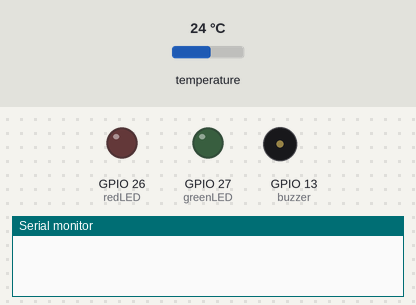
Simulated run of this sketch. Board: ESP32. Parts: output pins drawn as LEDs (lit = HIGH), buzzer (waves = sounding), the last lines printed to the serial monitor. The test bench sets the inputs (shaded band); at power-on: temperature 24 °C. WiFi joins after 1.5 s; servers stay silent unless stated; uploads are accepted with an empty reply. At 3.1 s the program puts the board to deep sleep or switches it off; the recording ends there.

Above: at 0.1 s.
At 0.9 s:
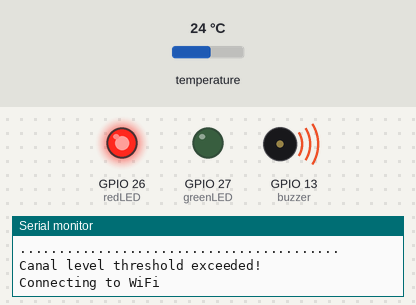
Timing chart, 0 to 2.4 s (numbered marks = the images above):
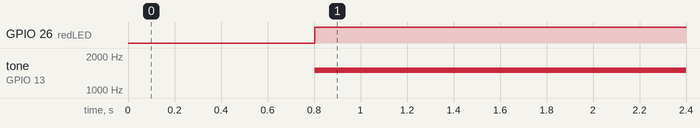

The sketch:

sketch_jul30a.ino
```cpp
#include <OneWire.h>
#include <DallasTemperature.h>
#include <WiFi.h>
#include <HTTPClient.h>
#include <ArduinoJson.h>

// Pin definitions
const int tp = 14; // turbidity pin
const int tank = 12; // water sensor in the reservoir pin
const int canal = 2; // water sensor in the canal pin
const int tempPin = 25; // ds18b20 pin
const int redLED = 26; // red LED pin
const int greenLED = 27; // green LED pin
const int buzzer = 13; // buzzer pin

// Threshold definitions
const int turbidityThreshold = 3000; // Example threshold for turbidity in NTU
const float tankLevelHighThreshold = 95.0;
const float tankLevelLowThreshold = 60.0;
const float canalLevelHighThreshold = 80.0;
const float canalLevelLowThreshold = 60.0;

// Initialize the OneWire bus and DallasTemperature library
OneWire oneWire(tempPin);
DallasTemperature sensors(&oneWire);

const char* ssid = "where are you?";
const char* password = "12121212";
const char* serverUrl = "https://api.waziup.io/api/v2/devices/IoT_Dam/sensors/";

int mapToNTU(int sensorValue) {
  // Map the analog reading (0-1023) to NTU (10-5000)
  int ntu = map(sensorValue, 0, 1023, 10, 5000);
  return ntu/10000;
}

void setup() {
  // Initialize the digital pins as inputs
  pinMode(tank, INPUT);
  pinMode(canal, INPUT);
  pinMode(tp, INPUT);

  // Initialize the digital pins as outputs
  pinMode(redLED, OUTPUT);
  pinMode(greenLED, OUTPUT);
  pinMode(buzzer, OUTPUT);

  // Start the serial communication
  Serial.begin(115200);
  // Start the DS18B20 sensor
  sensors.begin();
}

void connectToWiFi() {
  WiFi.begin(ssid, password);
  Serial.println("Connecting to WiFi");

  int attempts = 0;
  while (WiFi.status() != WL_CONNECTED && attempts < 20) {
    delay(500);
    Serial.print(".");
    attempts++;
  }

  if (WiFi.status() == WL_CONNECTED) {
    Serial.println("WiFi connected successfully");
  } else {
    Serial.println("Failed to connect to WiFi");
  }
}

void sendDataToSensor(String sensorId, float value) {
  if (WiFi.status() == WL_CONNECTED) {
    // Create JSON object
    StaticJsonDocument<200> jsonDocument;
    jsonDocument["value"] = value;

    // Serialize JSON to a string
    String jsonString;
    serializeJson(jsonDocument, jsonString);
    Serial.println(jsonString);

    // Construct the complete URL with sensor ID
    String url = String(serverUrl) + sensorId + "/value";

    // Send HTTP POST request
    HTTPClient http;
    http.begin(url);
    http.addHeader("Content-Type", "application/json");

    int httpResponseCode = http.POST(jsonString);

    // Check for successful HTTP POST
    if (httpResponseCode > 0) {
      Serial.print("HTTP Response code: ");
      Serial.println(httpResponseCode);
      String response = http.getString();
      Serial.println(response);
    } else {
      Serial.print("Error code: ");
      Serial.println(httpResponseCode);
    }

    // End HTTP connection
    http.end();
  }
}

void enterDeepSleep() {
  // Configure the wake-up source as the timer
  esp_sleep_enable_timer_wakeup(60 * 1000000); // 1 SEC
  esp_deep_sleep_start();
}

void loop() {
  // Read the analog value from the water level sensor in the tank
  float tLevel = analogRead(tank);

  // Read the analog value from the water level sensor in the canal
  float cLevel = analogRead(canal);

  // Request temperature readings from the DS18B20 sensor
  sensors.requestTemperatures();
  float temperatureC = sensors.getTempCByIndex(0);

  // Read the analog value from the turbidity sensor
  int turbidityReading = analogRead(tp);
  // Convert the turbidity reading to NTU
  int tbdNTU = mapToNTU(turbidityReading);

  // Calculate the percentage levels
  float tLevelPercent = (tLevel / 2200.0) * 100.0;
  float cLevelPercent = (cLevel / 2200.0) * 100.0;

  // Print the water level in the tank
  Serial.print("Tank Level: ");
  Serial.print(tLevelPercent);
  Serial.println("%");
  Serial.println(".........................................");

  // Print the water level in the canal
  Serial.print("Canal Level: ");
  Serial.print(cLevelPercent);
  Serial.println("%");
  Serial.println(".........................................");

  // Print the water turbidity in NTU
  Serial.print("Water Turbidity: ");
  Serial.print(tbdNTU);
  Serial.println(" NTU");
  Serial.println(".........................................");

  // Print the temperature reading
  Serial.print("Temperature: ");
  Serial.print(temperatureC);
  Serial.println(" °C");
  Serial.println(".........................................");
  Serial.println(".........................................");

  // Check the thresholds
  bool alert = false;
  if (tbdNTU > turbidityThreshold) {
    alert = true;
    Serial.println("Turbidity threshold exceeded!");
  }
  if (tLevelPercent > tankLevelHighThreshold || tLevelPercent < tankLevelLowThreshold) {
    alert = true;
    Serial.println("Tank level threshold exceeded!");
  }
  if (cLevelPercent > canalLevelHighThreshold || cLevelPercent < canalLevelLowThreshold) {
    alert = true;
    Serial.println("Canal level threshold exceeded!");
  }

  // Activate LEDs and buzzer based on alert status
  if (alert) {
    digitalWrite(redLED, HIGH);
    digitalWrite(greenLED, LOW);
    tone(buzzer, 1500);
  } else {
    digitalWrite(redLED, LOW);
    digitalWrite(greenLED, HIGH);
    noTone(buzzer);
  }

  // Connect to WiFi, send data, and disconnect
  connectToWiFi();
  sendDataToSensor("TC", temperatureC);
  sendDataToSensor("TB", tbdNTU);
  sendDataToSensor("TL", tLevelPercent);
  sendDataToSensor("CL", cLevelPercent);
  WiFi.disconnect(true);
  WiFi.mode(WIFI_OFF);

  // Enter deep sleep mode
  enterDeepSleep();
}
```

Measured:
- by itself, GPIO 26 (redLED): LOW → HIGH at 0.80 s
- by itself, tone on GPIO 13 (buzzer): silent → 1500 Hz at 0.80 s
